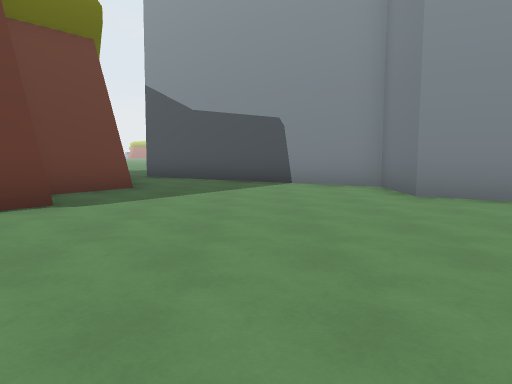
View 1 (above)

24 first-person views from a walk through a 3-D level made in the Godot game engine. The camera is 1.4 m above the floor, tilts 6° down and sees 70° across. The floor is counted in squares, 2 m on a side. Each view is taken from the middle of a square. On the plan, view 1 faces up. The plan holds only what a view shows up to about 11 squares ahead; the rest is blank. The place goes on beyond the plan. Characters and animated objects are not drawn.

View 2
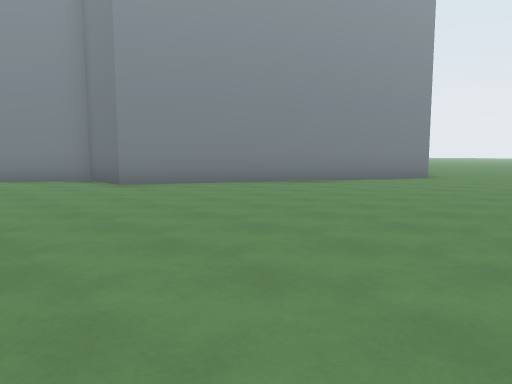

View 3
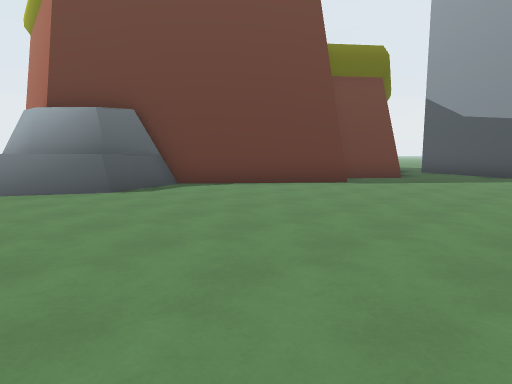

View 4
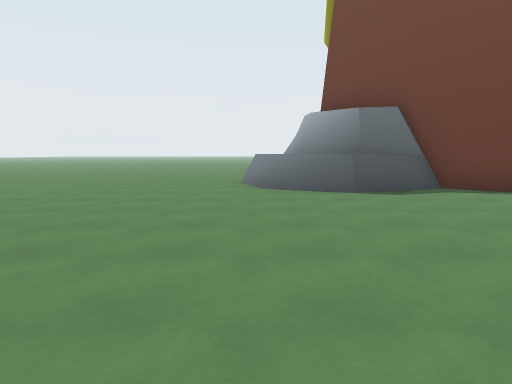

View 5
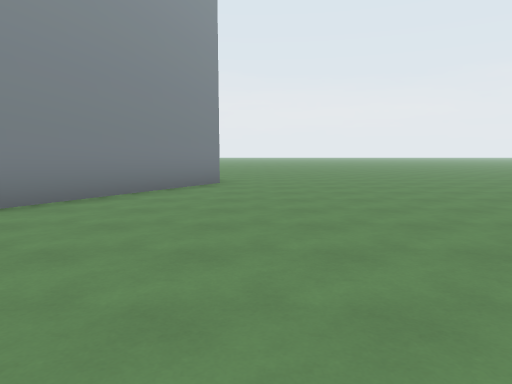

View 6
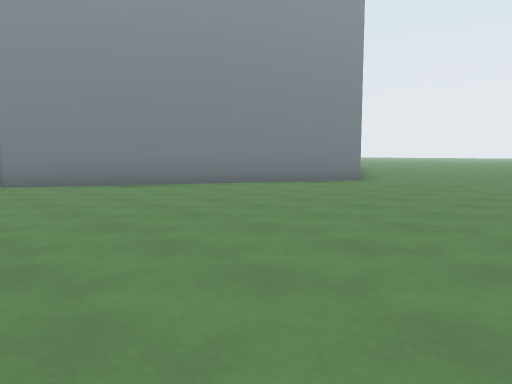

View 7
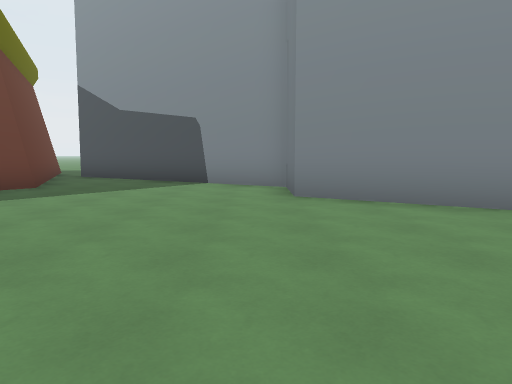

View 8
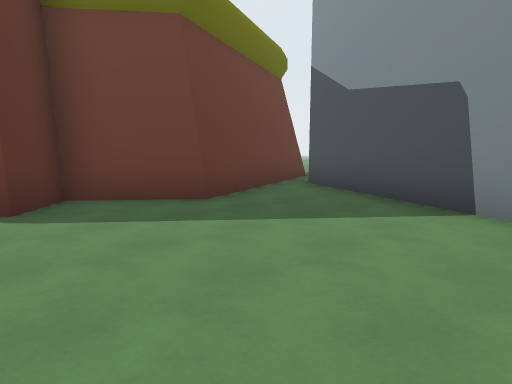

View 9
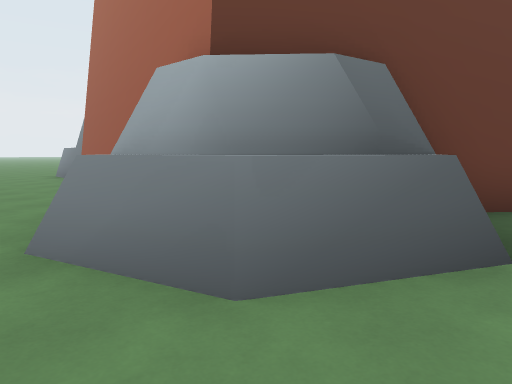

View 10
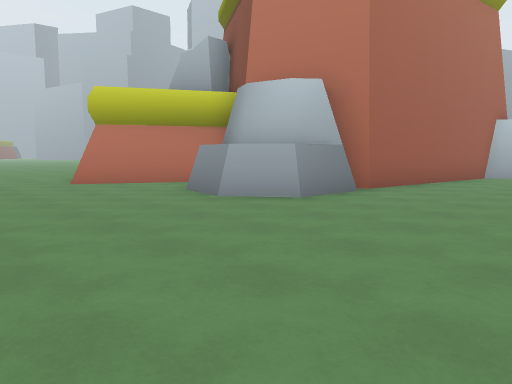

View 11
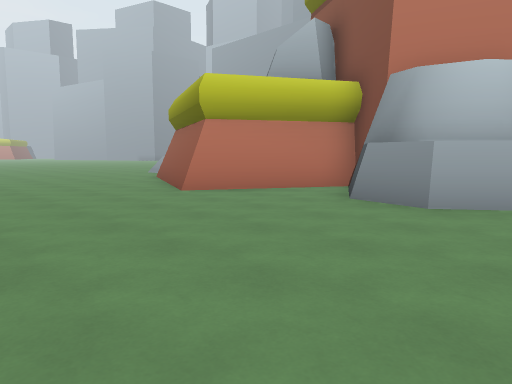

View 12
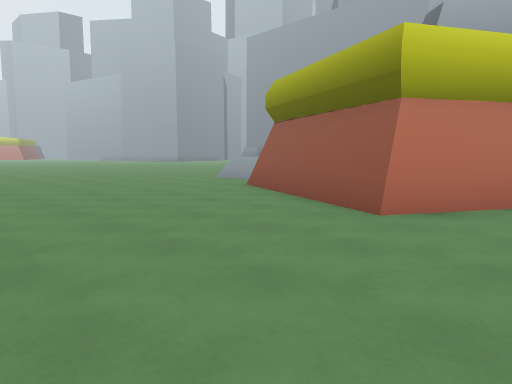

View 13
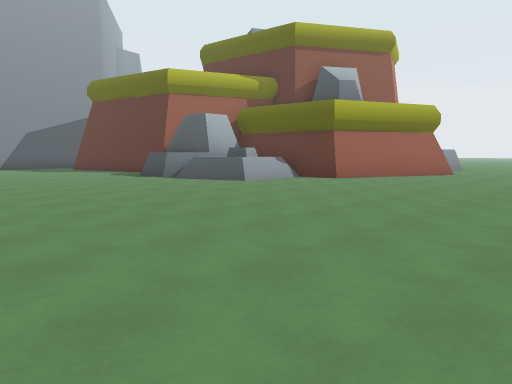

View 14
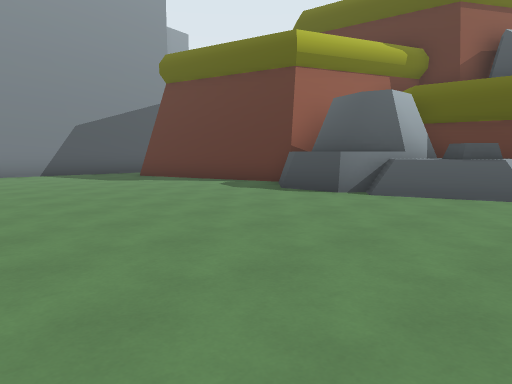

View 15
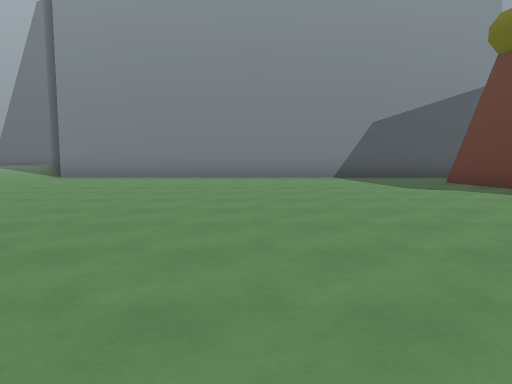

View 16
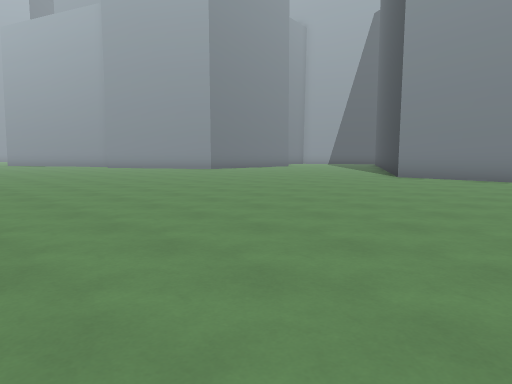

View 17
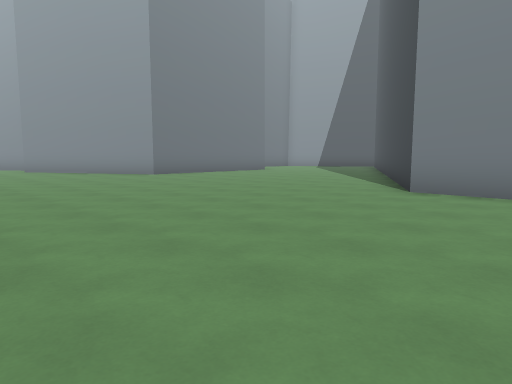

View 18
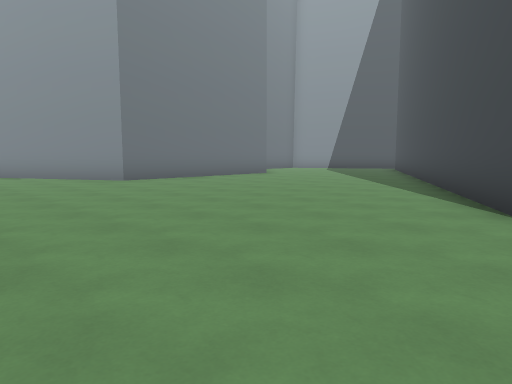

View 19
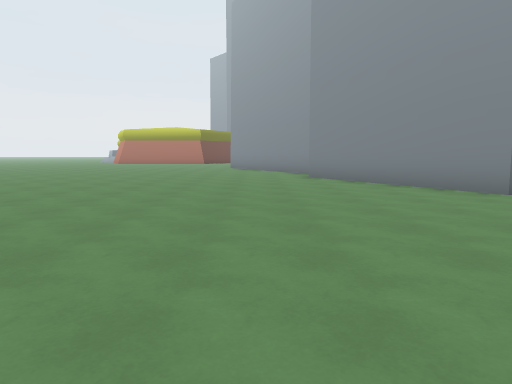

View 20
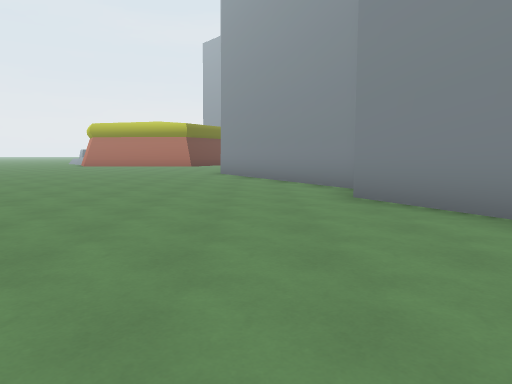

View 21
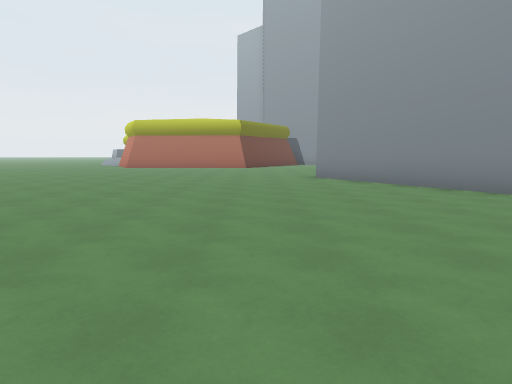

View 22
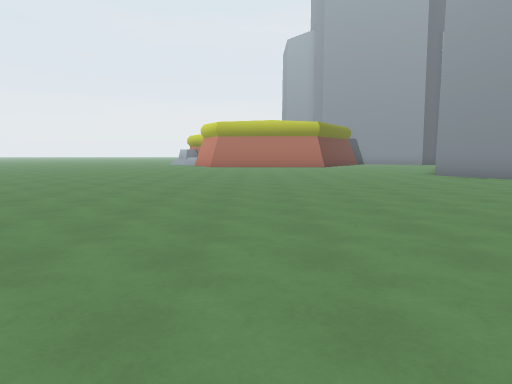

View 23
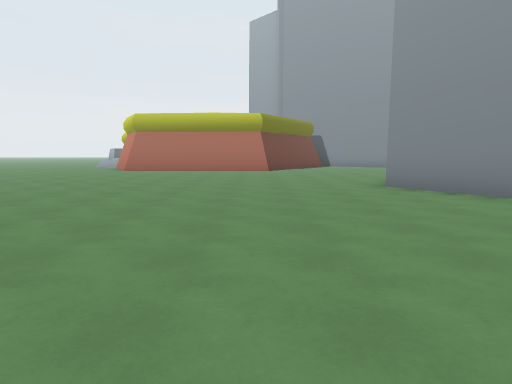

View 24
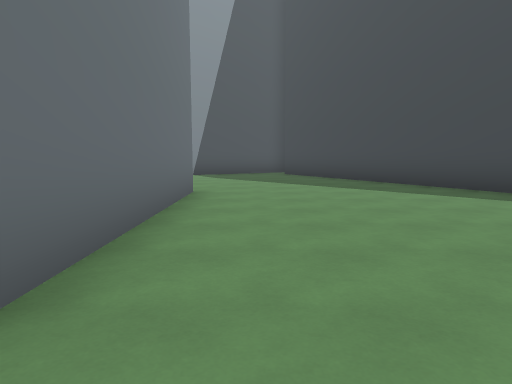

### Floor plan
Points are (right, up) in squares from view 1. A wall is a line through its corners. A room is listed if a view was taken in it or the views show most of it. See-through windows are left out.
Room 1 (views 1, 2, 3, 4, 5, 6, 7, 8, 9)
walls: (-4.5, -0.2) (-5.3, -1.8); (-5.3, 1.7) (-4.6, 0) (-5.4, -1.4) (-7, -1.8); (-5.5, 1.4) (-5.5, 0.2) (-6.2, -1.1); (-5.5, 1.5) (-4.8, -0.3); (-5.5, -1.6) (-7, -2); (-7, -1.3) (-8.3, -1); (9.8, 1.8) (2.6, 6) (2.6, 7.7) (-3.4, 11.2); (-4.1, 10.8) (-2.6, 7.4) (-3.9, 5.8) (-2.8, 4.9) (-5.7, 1.4)
low walls: (-5.3, -1.8) (-7, -2.3)
ways out: opening at (-9.5, -2.5) to room 2
Room 2 (views 10, 11, 12, 13, 14, 15, 16, 17, 18, 19, 20, 21, 22, 23, 24)
walls: (-12.2, 13.2) (-11.1, 13.3); (-13.2, 12.9) (-12.9, 12.5); (-13.3, 12.5) (-12.6, 12.9); (-13.1, 12.2) (-12.3, 13.1) (-11.2, 13.1) (-10.4, 12.3); (-14.5, 11.8) (-14, 12.1); (-10.1, 12) (-5.1, 13.3); (-14.5, 11.3) (-14.6, 12) (-14.2, 12.3); (-13.2, 10.8) (-13.1, 12.1) (-12.3, 12.5) (-11.3, 12.5); (-14.9, 10.5) (-14.9, 12.4) (-13, 13); (-4.9, 12.7) (-4.1, 10.8); (-6, 38.2) (-9.3, 43.9); (-3.3, 12) (-3.3, 23.7) (6.1, 29.1); (1.8, 32.2) (-3.7, 32.2) (-6.4, 36.9); (-14.6, 4.1) (-17.9, 5.9) (-16.2, 9.7) (-15.3, 9.9); (-16.9, 2.8) (-15.5, 3.7); (-14.9, 0.7) (-16.3, 1); (-14.7, 0.6) (-16.2, 0.7) (-16.9, 1.8) (-16.7, 2.9); (-8.6, -1) (-8.9, -0.2); (-8.3, -1) (-8.7, -0.3) (-14.2, 0.6) (-14.4, 1.2)
low walls: (-14.3, 12.8) (-13.1, 13.2) (-12.7, 12.6); (-16.2, 10) (-15, 10.1) (-15.1, 12.3); (-16.3, 0.5) (-17.1, 1.7) (-16.9, 2.8)
ways out: opening at (-9.5, -2.5) to room 1

Where each view was taken, in squares from view 1:
view 1: 0 up, 0 right, facing up
view 2: 2 down, 1 left, facing up-right
view 3: 3 down, 2 right, facing up-left
view 4: 2 down, 2 right, facing left
view 5: 1 up, 1 right, facing right
view 6: 3 down, 1 right, facing up-right
view 7: 0 up, 2 right, facing up
view 8: 4 up, 2 right, facing up-left
view 9: 3 down, 4 left, facing up-left
view 10: 3 down, 21 left, facing up-right
view 11: 0 up, 22 left, facing up-right
view 12: 4 up, 22 left, facing up-right
view 13: 19 up, 22 left, facing down-right
view 14: 19 up, 16 left, facing down-right
view 15: 18 up, 14 left, facing right
view 16: 19 up, 14 left, facing up-right
view 17: 21 up, 10 left, facing up-right
view 18: 23 up, 8 left, facing up-right
view 19: 26 up, 8 left, facing up
view 20: 31 up, 8 left, facing up
view 21: 33 up, 11 left, facing up
view 22: 32 up, 15 left, facing up
view 23: 36 up, 12 left, facing up
view 24: 31 up, 5 left, facing right
